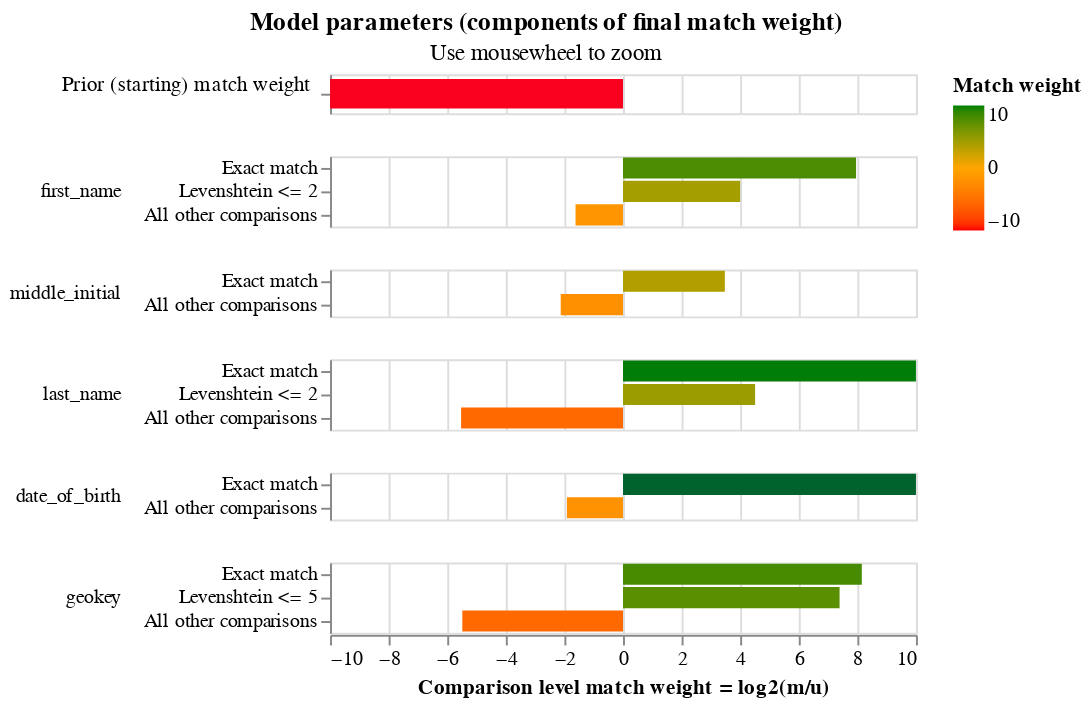

Write notebook code for a chart like this one.
### Code cell
linker.match_weights_chart()

### Figure 1 — Vega-Lite specification as saved in the notebook (floating-point values rounded to 4 significant figures)
{"config": {"view": {"continuousWidth": 300, "continuousHeight": 300, "discreteHeight": 60, "discreteWidth": 400}, "header": {"title": null}, "mark": {"tooltip": null}, "title": {"anchor": "middle"}}, "vconcat": [{"mark": {"type": "bar", "clip": true, "height": 15}, "encoding": {"color": {"field": "log2_bayes_factor", "scale": {"domain": [-10, 0, 10], "range": ["red", "orange", "green"]}, "title": "Match weight", "type": "quantitative"}, "tooltip": [{"field": "comparison_name", "title": "Comparison name", "type": "nominal"}, {"field": "probability_two_random_records_match", "format": ".4f", "title": "Probability two random records match", "type": "nominal"}, {"field": "log2_bayes_factor", "format": ",.4f", "title": "Equivalent match weight", "type": "quantitative"}, {"field": "bayes_factor_description", "title": "Match weight description", "type": "nominal"}], "x": {"axis": {"domain": false, "labels": false, "ticks": false, "title": ""}, "field": "log2_bayes_factor", "scale": {"domain": [-10, 10]}, "type": "quantitative"}, "y": {"axis": {"title": "Prior (starting) match weight", "titleAlign": "right", "titleAngle": 0, "titleFontWeight": "normal"}, "field": "label_for_charts", "sort": {"field": "comparison_vector_value", "order": "descending"}, "type": "nominal"}}, "height": 20, "transform": [{"filter": "(datum.comparison_name == 'probability_two_random_records_match')"}]}, {"mark": {"type": "bar", "clip": true}, "encoding": {"color": {"field": "log2_bayes_factor", "scale": {"domain": [-10, 0, 10], "range": ["red", "orange", "green"]}, "title": "Match weight", "type": "quantitative"}, "row": {"field": "comparison_name", "header": {"labelAlign": "left", "labelAnchor": "middle", "labelAngle": 0}, "sort": {"field": "comparison_sort_order"}, "type": "nominal"}, "tooltip": [{"field": "comparison_name", "title": "Comparison name", "type": "nominal"}, {"field": "label_for_charts", "title": "Label", "type": "ordinal"}, {"field": "sql_condition", "title": "SQL condition", "type": "nominal"}, {"field": "m_probability", "format": ".4f", "title": "M probability", "type": "quantitative"}, {"field": "u_probability", "format": ".4f", "title": "U probability", "type": "quantitative"}, {"field": "bayes_factor", "format": ",.4f", "title": "Bayes factor = m/u", "type": "quantitative"}, {"field": "log2_bayes_factor", "format": ",.4f", "title": "Match weight = log2(m/u)", "type": "quantitative"}, {"field": "bayes_factor_description", "title": "Match weight description", "type": "nominal"}], "x": {"axis": {"title": "Comparison level match weight = log2(m/u)"}, "field": "log2_bayes_factor", "scale": {"domain": [-10, 10]}, "type": "quantitative"}, "y": {"axis": {"title": null}, "field": "label_for_charts", "sort": {"field": "comparison_vector_value", "order": "descending"}, "type": "nominal"}}, "height": {"step": 12}, "resolve": {"axis": {"y": "independent"}, "scale": {"y": "independent"}}, "transform": [{"filter": "(datum.comparison_name != 'probability_two_random_records_match')"}]}], "data": {"name": "data-e4022bdcd81f6bb74e614fac8872084e"}, "params": [{"name": "mouse_zoom", "select": {"type": "interval", "encodings": ["x"]}, "bind": "scales", "views": []}], "resolve": {"axis": {"y": "independent"}, "scale": {"y": "independent"}}, "title": {"text": "Model parameters (components of final match weight)", "subtitle": "Use mousewheel to zoom"}, "$schema": "https://vega.github.io/schema/vega-lite/v5.9.3.json", "datasets": {"data-e4022bdcd81f6bb74e614fac8872084e": [{"comparison_name": "probability_two_random_records_match", "sql_condition": null, "label_for_charts": "", "m_probability": null, "u_probability": null, "m_probability_description": null, "u_probability_description": null, "has_tf_adjustments": false, "tf_adjustment_column": null, "tf_adjustment_weight": null, "is_null_level": false, "bayes_factor": 4.858e-05, "log2_bayes_factor": -14.33, "comparison_vector_value": 0, "max_comparison_vector_value": 0, "bayes_factor_description": "The probability that two random records drawn at random match is 0.000 or one in  20,584.4 records.This is equivalent to a starting match weight of -14.329.", "probability_two_random_records_match": 4.858e-05, "comparison_sort_order": -1}, {"comparison_name": "first_name", "sql_condition": "`first_name_l` = `first_name_r`", "label_for_charts": "Exact match", "m_probability": 0.6142, "u_probability": 0.002474, "m_probability_description": "Amongst matching record comparisons, 61.42% of records are in the exact match comparison level", "u_probability_description": "Amongst non-matching record comparisons, 0.25% of records are in the exact match comparison level", "has_tf_adjustments": true, "tf_adjustment_column": "first_name", "tf_adjustment_weight": 1.0, "is_null_level": false, "bayes_factor": 248.3, "log2_bayes_factor": 7.956, "comparison_vector_value": 2, "max_comparison_vector_value": 2, "bayes_factor_description": "If comparison level is `exact match` then comparison is 248.27 times more likely to be a match", "probability_two_random_records_match": 4.858e-05, "comparison_sort_order": 0}, {"comparison_name": "first_name", "sql_condition": "levenshtein(`first_name_l`, `first_name_r`) <= 2", "label_for_charts": "Levenshtein <= 2", "m_probability": 0.06273, "u_probability": 0.003922, "m_probability_description": "Amongst matching record comparisons, 6.27% of records are in the levenshtein <= 2 comparison level", "u_probability_description": "Amongst non-matching record comparisons, 0.39% of records are in the levenshtein <= 2 comparison level", "has_tf_adjustments": false, "tf_adjustment_column": null, "tf_adjustment_weight": 1.0, "is_null_level": false, "bayes_factor": 16.0, "log2_bayes_factor": 4.0, "comparison_vector_value": 1, "max_comparison_vector_value": 2, "bayes_factor_description": "If comparison level is `levenshtein <= 2` then comparison is 16.00 times more likely to be a match", "probability_two_random_records_match": 4.858e-05, "comparison_sort_order": 0}, {"comparison_name": "first_name", "sql_condition": "ELSE", "label_for_charts": "All other comparisons", "m_probability": 0.3231, "u_probability": 0.9936, "m_probability_description": "Amongst matching record comparisons, 32.31% of records are in the all other comparisons comparison level", "u_probability_description": "Amongst non-matching record comparisons, 99.36% of records are in the all other comparisons comparison level", "has_tf_adjustments": false, "tf_adjustment_column": null, "tf_adjustment_weight": 1.0, "is_null_level": false, "bayes_factor": 0.3252, "log2_bayes_factor": -1.621, "comparison_vector_value": 0, "max_comparison_vector_value": 2, "bayes_factor_description": "If comparison level is `all other comparisons` then comparison is  3.08 times less likely to be a match", "probability_two_random_records_match": 4.858e-05, "comparison_sort_order": 0}, {"comparison_name": "middle_initial", "sql_condition": "`middle_initial_l` = `middle_initial_r`", "label_for_charts": "Exact match", "m_probability": 0.787, "u_probability": 0.07073, "m_probability_description": "Amongst matching record comparisons, 78.70% of records are in the exact match comparison level", "u_probability_description": "Amongst non-matching record comparisons, 7.07% of records are in the exact match comparison level", "has_tf_adjustments": false, "tf_adjustment_column": null, "tf_adjustment_weight": 1.0, "is_null_level": false, "bayes_factor": 11.13, "log2_bayes_factor": 3.476, "comparison_vector_value": 1, "max_comparison_vector_value": 1, "bayes_factor_description": "If comparison level is `exact match` then comparison is 11.13 times more likely to be a match", "probability_two_random_records_match": 4.858e-05, "comparison_sort_order": 1}, {"comparison_name": "middle_initial", "sql_condition": "ELSE", "label_for_charts": "All other comparisons", "m_probability": 0.213, "u_probability": 0.9293, "m_probability_description": "Amongst matching record comparisons, 21.30% of records are in the all other comparisons comparison level", "u_probability_description": "Amongst non-matching record comparisons, 92.93% of records are in the all other comparisons comparison level", "has_tf_adjustments": false, "tf_adjustment_column": null, "tf_adjustment_weight": 1.0, "is_null_level": false, "bayes_factor": 0.2292, "log2_bayes_factor": -2.125, "comparison_vector_value": 0, "max_comparison_vector_value": 1, "bayes_factor_description": "If comparison level is `all other comparisons` then comparison is  4.36 times less likely to be a match", "probability_two_random_records_match": 4.858e-05, "comparison_sort_order": 1}, {"comparison_name": "last_name", "sql_condition": "`last_name_l` = `last_name_r`", "label_for_charts": "Exact match", "m_probability": 0.9125, "u_probability": 0.0006568, "m_probability_description": "Amongst matching record comparisons, 91.25% of records are in the exact match comparison level", "u_probability_description": "Amongst non-matching record comparisons, 0.07% of records are in the exact match comparison level", "has_tf_adjustments": true, "tf_adjustment_column": "last_name", "tf_adjustment_weight": 1.0, "is_null_level": false, "bayes_factor": 1389.0, "log2_bayes_factor": 10.44, "comparison_vector_value": 2, "max_comparison_vector_value": 2, "bayes_factor_description": "If comparison level is `exact match` then comparison is 1,389.39 times more likely to be a match", "probability_two_random_records_match": 4.858e-05, "comparison_sort_order": 2}, {"comparison_name": "last_name", "sql_condition": "levenshtein(`last_name_l`, `last_name_r`) <= 2", "label_for_charts": "Levenshtein <= 2", "m_probability": 0.06589, "u_probability": 0.002894, "m_probability_description": "Amongst matching record comparisons, 6.59% of records are in the levenshtein <= 2 comparison level", "u_probability_description": "Amongst non-matching record comparisons, 0.29% of records are in the levenshtein <= 2 comparison level", "has_tf_adjustments": false, "tf_adjustment_column": null, "tf_adjustment_weight": 1.0, "is_null_level": false, "bayes_factor": 22.77, "log2_bayes_factor": 4.509, "comparison_vector_value": 1, "max_comparison_vector_value": 2, "bayes_factor_description": "If comparison level is `levenshtein <= 2` then comparison is 22.77 times more likely to be a match", "probability_two_random_records_match": 4.858e-05, "comparison_sort_order": 2}, {"comparison_name": "last_name", "sql_condition": "ELSE", "label_for_charts": "All other comparisons", "m_probability": 0.0216, "u_probability": 0.9964, "m_probability_description": "Amongst matching record comparisons, 2.16% of records are in the all other comparisons comparison level", "u_probability_description": "Amongst non-matching record comparisons, 99.64% of records are in the all other comparisons comparison level", "has_tf_adjustments": false, "tf_adjustment_column": null, "tf_adjustment_weight": 1.0, "is_null_level": false, "bayes_factor": 0.02168, "log2_bayes_factor": -5.528, "comparison_vector_value": 0, "max_comparison_vector_value": 2, "bayes_factor_description": "If comparison level is `all other comparisons` then comparison is  46.13 times less likely to be a match", "probability_two_random_records_match": 4.858e-05, "comparison_sort_order": 2}, {"comparison_name": "date_of_birth", "sql_condition": "`date_of_birth_l` = `date_of_birth_r`", "label_for_charts": "Exact match", "m_probability": 0.7347, "u_probability": 3.892e-05, "m_probability_description": "Amongst matching record comparisons, 73.47% of records are in the exact match comparison level", "u_probability_description": "Amongst non-matching record comparisons, 0.00% of records are in the exact match comparison level", "has_tf_adjustments": false, "tf_adjustment_column": null, "tf_adjustment_weight": 1.0, "is_null_level": false, "bayes_factor": 18880.0, "log2_bayes_factor": 14.2, "comparison_vector_value": 1, "max_comparison_vector_value": 1, "bayes_factor_description": "If comparison level is `exact match` then comparison is 18,875.02 times more likely to be a match", "probability_two_random_records_match": 4.858e-05, "comparison_sort_order": 3}, {"comparison_name": "date_of_birth", "sql_condition": "ELSE", "label_for_charts": "All other comparisons", "m_probability": 0.2653, "u_probability": 1.0, "m_probability_description": "Amongst matching record comparisons, 26.53% of records are in the all other comparisons comparison level", "u_probability_description": "Amongst non-matching record comparisons, 100.00% of records are in the all other comparisons comparison level", "has_tf_adjustments": false, "tf_adjustment_column": null, "tf_adjustment_weight": 1.0, "is_null_level": false, "bayes_factor": 0.2653, "log2_bayes_factor": -1.914, "comparison_vector_value": 0, "max_comparison_vector_value": 1, "bayes_factor_description": "If comparison level is `all other comparisons` then comparison is  3.77 times less likely to be a match", "probability_two_random_records_match": 4.858e-05, "comparison_sort_order": 3}, {"comparison_name": "geokey", "sql_condition": "`geokey_l` = `geokey_r`", "label_for_charts": "Exact match", "m_probability": 0.7816, "u_probability": 0.00275, "m_probability_description": "Amongst matching record comparisons, 78.16% of records are in the exact match comparison level", "u_probability_description": "Amongst non-matching record comparisons, 0.28% of records are in the exact match comparison level", "has_tf_adjustments": false, "tf_adjustment_column": null, "tf_adjustment_weight": 1.0, "is_null_level": false, "bayes_factor": 284.2, "log2_bayes_factor": 8.151, "comparison_vector_value": 2, "max_comparison_vector_value": 2, "bayes_factor_description": "If comparison level is `exact match` then comparison is 284.21 times more likely to be a match", "probability_two_random_records_match": 4.858e-05, "comparison_sort_order": 4}, {"comparison_name": "geokey", "sql_condition": "levenshtein(`geokey_l`, `geokey_r`) <= 5", "label_for_charts": "Levenshtein <= 5", "m_probability": 0.1962, "u_probability": 0.001167, "m_probability_description": "Amongst matching record comparisons, 19.62% of records are in the levenshtein <= 5 comparison level", "u_probability_description": "Amongst non-matching record comparisons, 0.12% of records are in the levenshtein <= 5 comparison level", "has_tf_adjustments": false, "tf_adjustment_column": null, "tf_adjustment_weight": 1.0, "is_null_level": false, "bayes_factor": 168.0, "log2_bayes_factor": 7.393, "comparison_vector_value": 1, "max_comparison_vector_value": 2, "bayes_factor_description": "If comparison level is `levenshtein <= 5` then comparison is 168.04 times more likely to be a match", "probability_two_random_records_match": 4.858e-05, "comparison_sort_order": 4}, {"comparison_name": "geokey", "sql_condition": "ELSE", "label_for_charts": "All other comparisons", "m_probability": 0.02224, "u_probability": 0.9961, "m_probability_description": "Amongst matching record comparisons, 2.22% of records are in the all other comparisons comparison level", "u_probability_description": "Amongst non-matching record comparisons, 99.61% of records are in the all other comparisons comparison level", "has_tf_adjustments": false, "tf_adjustment_column": null, "tf_adjustment_weight": 1.0, "is_null_level": false, "bayes_factor": 0.02233, "log2_bayes_factor": -5.485, "comparison_vector_value": 0, "max_comparison_vector_value": 2, "bayes_factor_description": "If comparison level is `all other comparisons` then comparison is  44.78 times less likely to be a match", "probability_two_random_records_match": 4.858e-05, "comparison_sort_order": 4}]}}
